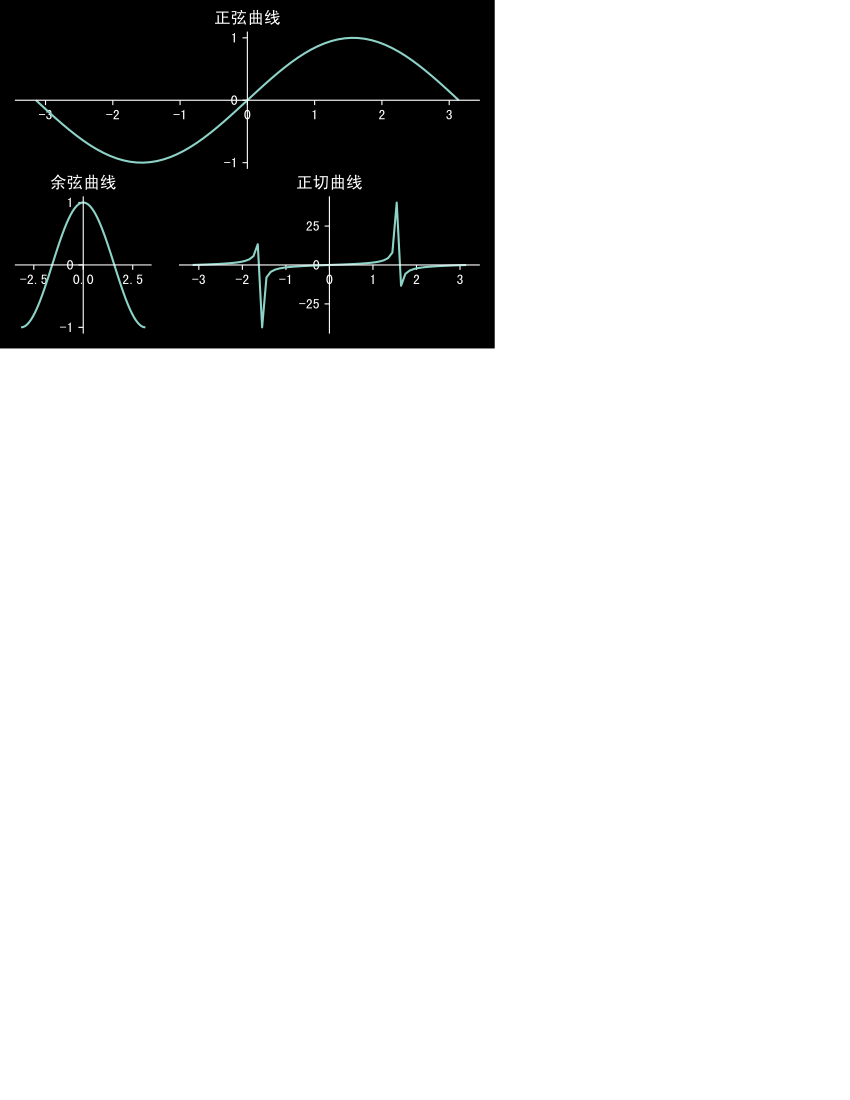

Recreate this plot in Python.
import matplotlib.pyplot as plt
import numpy as np 
import matplotlib.gridspec as gridspec

plt.figure()
x_data = np.linspace(-np.pi, np.pi, 64, endpoint=True)
# 将绘图区域分成三行
gs = gridspec.GridSpec(2, 3)
# 指定ax1占用第一行
ax1 = plt.subplot(gs[0, :])
# 指定ax2占用第二行第一格
ax2 = plt.subplot(gs[1, 0])
# 指定ax3占用第二行第二、三格
ax3 = plt.subplot(gs[1,1:3])

#绘制正弦曲线
ax1.plot(x_data, np.sin(x_data))
ax1.spines['right'].set_color('none')
ax1.spines['top'].set_color('none')
ax1.spines['bottom'].set_position(('data',0))
ax1.spines['left'].set_position(('data', 0))
ax1.set_title('正弦曲线')

# 绘制余弦曲线
ax2.plot(x_data, np.cos(x_data))
ax2.spines['right'].set_color('none')
ax2.spines['top'].set_color('none')
ax2.spines['bottom'].set_position(('data',0))
ax2.spines['left'].set_position(('data', 0))
ax2.set_title('余弦曲线')

# 绘制正切曲线
ax3.plot(x_data, np.tan(x_data))
ax3.spines['right'].set_color('none')
ax3.spines['top'].set_color('none')
ax3.spines['bottom'].set_position(('data',0))
ax3.spines['left'].set_position(('data', 0))
ax3.set_title('正切曲线')

plt.show()
